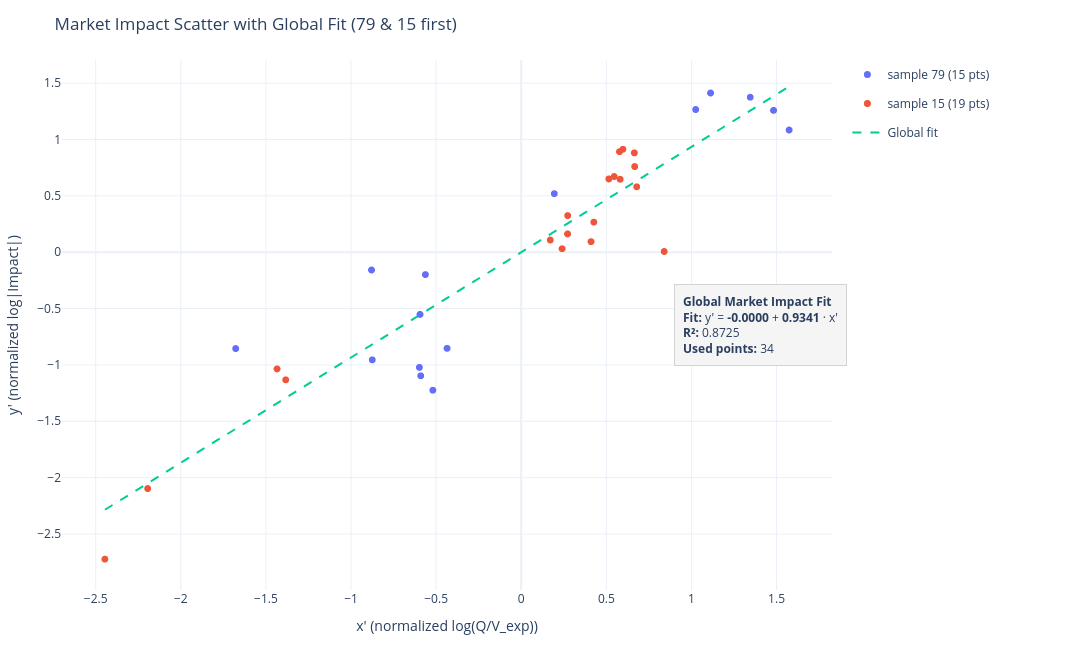

The cell this chart's notebook holds for it:
### Code cell
# limit to first 2 samples and show aggregated beta
fig, points_df, fit_info = plot_market_impact_scatter(x_df, y_df, 
                                                      samples_used=2, 
                                                      show_fit=True)
print("Aggregated beta:", fit_info["beta"], "| alpha:", fit_info["alpha"], "| R^2:", fit_info["r2"], "| n:", fit_info["n"])

### Figure 1 — Plotly figure (JSON) as saved in the notebook; plotly's stock layout.template omitted (floating-point values rounded to 4 significant figures; data arrays with more than 128 entries replaced by an {"elided": "..."} marker saying what was removed)
{"data": [{"customdata": [[79, 6], [79, 7], [79, 8], [79, 9], [79, 10], [79, 11], [79, 12], [79, 13], [79, 14], [79, 15], [79, 16], [79, 17], [79, 18], [79, 19], [79, 20]], "hovertemplate": "sample=%{customdata[0]}<br>ins=%{customdata[1]}<br>x=%{x:.4f}<br>y=%{y:.4f}<extra></extra>", "legendgroup": "79", "marker": {"size": 7}, "mode": "markers", "name": "sample 79 (15 pts)", "showlegend": true, "type": "scattergl", "x": [-0.4358, -1.678, -0.5905, -0.5192, -0.5983, -0.8751, -0.5945, -0.5629, -0.8795, 0.1943, 1.574, 1.482, 1.025, 1.345, 1.112], "xaxis": "x", "y": [-0.8529, -0.8549, -1.097, -1.224, -1.022, -0.9553, -0.5519, -0.1986, -0.1578, 0.5193, 1.084, 1.258, 1.266, 1.375, 1.412], "yaxis": "y"}, {"customdata": [[15, 2], [15, 3], [15, 4], [15, 5], [15, 6], [15, 7], [15, 8], [15, 9], [15, 10], [15, 11], [15, 12], [15, 13], [15, 14], [15, 15], [15, 16], [15, 17], [15, 18], [15, 19], [15, 20]], "hovertemplate": "sample=%{customdata[0]}<br>ins=%{customdata[1]}<br>x=%{x:.4f}<br>y=%{y:.4f}<extra></extra>", "legendgroup": "15", "marker": {"size": 7}, "mode": "markers", "name": "sample 15 (19 pts)", "showlegend": true, "type": "scattergl", "x": [-2.446, -2.195, -1.384, -1.434, 0.8398, 0.2401, 0.4101, 0.1708, 0.2722, 0.4265, 0.2729, 0.6784, 0.5811, 0.5147, 0.5461, 0.6667, 0.6648, 0.5773, 0.5973], "xaxis": "x", "y": [-2.723, -2.097, -1.132, -1.035, 0.006194, 0.03102, 0.09364, 0.1081, 0.1622, 0.2668, 0.3247, 0.5801, 0.647, 0.6501, 0.6713, 0.7598, 0.8812, 0.8917, 0.9132], "yaxis": "y"}, {"line": {"dash": "dash", "width": 2}, "mode": "lines", "name": "Global fit", "type": "scatter", "x": {"elided": "200 float values"}, "xaxis": "x", "y": {"elided": "200 float values"}, "yaxis": "y"}], "layout": {"annotations": [{"align": "left", "bgcolor": "rgba(245,245,245,1)", "bordercolor": "lightgray", "borderpad": 8, "borderwidth": 1, "showarrow": false, "text": "<b>Global Market Impact Fit</b><br><b>Fit:</b> y' = <b>-0.0000</b> + <b>0.9341</b> · x'<br><b>R²:</b> 0.8725<br><b>Used points:</b> 34", "x": 1.02, "xref": "paper", "y": 0.5, "yref": "paper"}], "height": 650, "margin": {"b": 60, "l": 60, "r": 260, "t": 60}, "title": {"text": "Market Impact Scatter with Global Fit (79 & 15 first)"}, "width": 1100, "xaxis": {"anchor": "y", "domain": [0, 1], "title": {"text": "x' (normalized log(Q/V_exp))"}}, "yaxis": {"anchor": "x", "domain": [0, 1], "title": {"text": "y' (normalized log|Impact|)"}}}}
